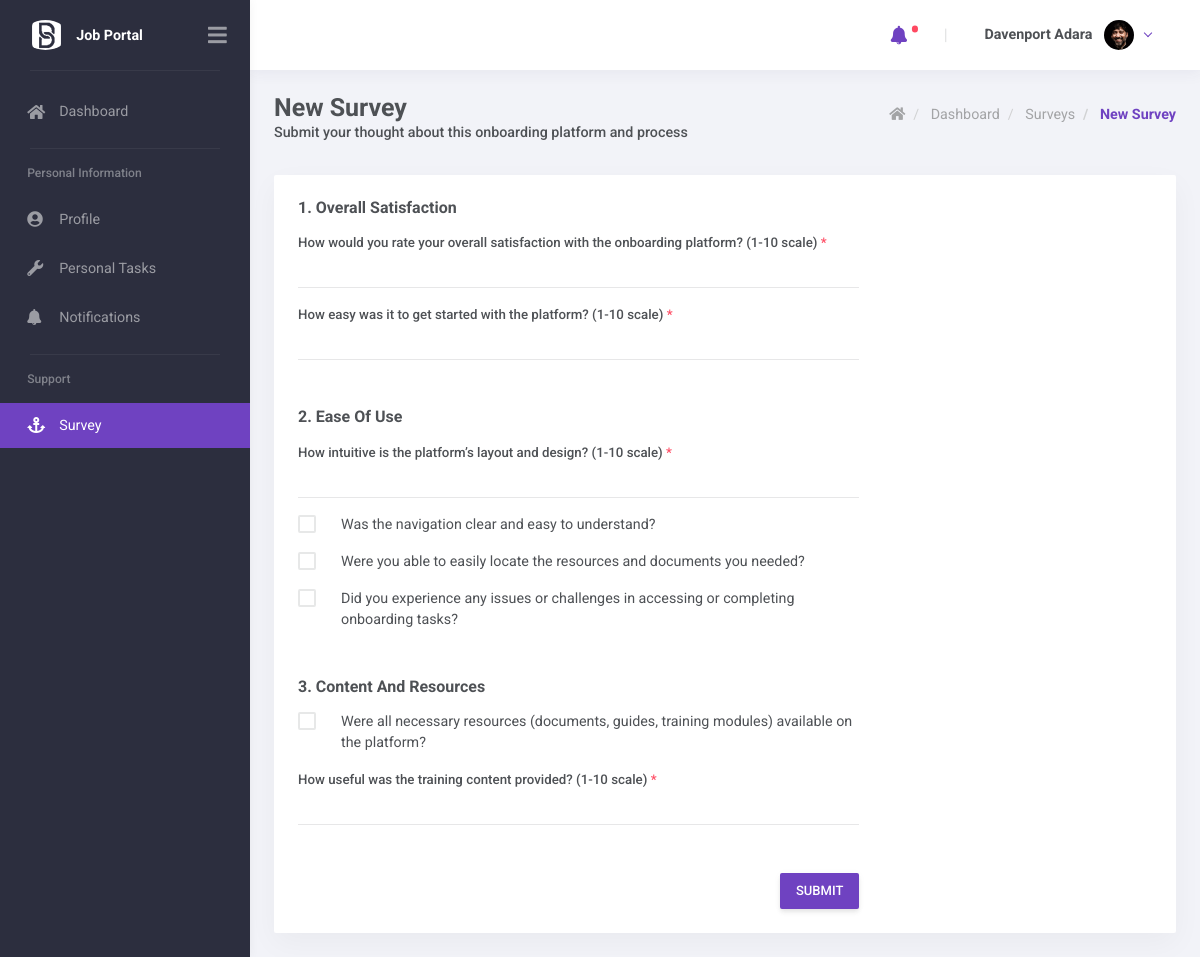
Screenshot of /app/personal-surveys/new/ (signed in) with the database file from the repository.
### core/models.py (models this page shows, shortened)
class Employee(AbstractUser, PermissionsMixin):
    id = models.UUIDField(primary_key=True, default=uuid.uuid4, editable=False)
    employee_number = models.CharField(max_length=10, editable=False, unique=True)
    nationalIdNo = models.CharField(max_length=150, help_text="format:XX-XXXXXX-A-XX", unique=True,
                                    verbose_name="Nation ID Number")
    profilePhoto = models.ImageField(blank=True, null=True, upload_to="users/profile-photos",
                                     verbose_name="Profile Photo")
    username = models.CharField(max_length=150, unique=True)
    email = models.EmailField(max_length=255, unique=True, )
    phone = PhoneNumberField(max_length=20, verbose_name="Phone Number")
    SEX_CHOICES = [
        ("MALE", "Male"),
        ("FEMALE", "Female"),
        ("UNKNOWN", "Unknown"),
    ]
    date_of_birth = models.DateField(blank=True, null=True)
    sex = models.CharField(max_length=10, choices=SEX_CHOICES, default="UNKNOWN", verbose_name="Sex")
    address_line_1 = models.CharField(max_length=255, blank=True, null=True, verbose_name="Address Line 1")
    address_line_2 = models.CharField(max_length=255, blank=True, null=True, verbose_name="Address Line 2")
    ROLE_CHOICES = [
        ('ADMIN', 'Admin'),
        ('APPLICANT', 'Applicant'),
        ('HR OFFICER', 'HR Officer'),
        ("EMPLOYEE", "Employee")
    ]
    role = models.CharField(max_length=255, choices=ROLE_CHOICES, default="ADMIN")
    active_assignment = models.OneToOneField('JobAssignments', on_delete=models.SET_NULL,
                                             related_name="active_employee", null=True, blank=True)
    objects = CustomUserManager()
    USERNAME_FIELD = 'email'
    REQUIRED_FIELDS = [
        "phone",
        "username",
        "first_name",
        "last_name",
        "nationalIdNo"
    ]
    def __str__(self):
        return self.last_name.upper() + " " + self.first_name.upper()
    class Meta:
        ordering = ["first_name", "last_name"]
        unique_together = [("nationalIdNo")]
        verbose_name = "Employee"
        verbose_name_plural = "Employees"

class BaseModel(models.Model):
    id = models.UUIDField(primary_key=True, default=uuid.uuid4, editable=False)
    createdAt = models.DateTimeField(auto_now_add=True)
    updatedAt = models.DateTimeField(auto_now=True)
    class Meta:
        abstract = True

class SurveyHeading(BaseModel):
    name = models.CharField(max_length=255, )
    ordinal = models.IntegerField(unique=True, default=1)
    def __str__(self):
        return str(self.ordinal) + ". " + self.name.upper()
    @property
    def field_names(self):
        return [field.name for field in self.survey_fields.all()]
    class Meta:
        verbose_name = "Survey Heading"
        verbose_name_plural = "Survey Headings"
        ordering = ['ordinal']

class SurveyField(BaseModel):
    heading = models.ForeignKey(SurveyHeading, on_delete=models.CASCADE, related_name='survey_fields')
    name = models.CharField(max_length=255, unique=True, editable=False)
    type = models.CharField(max_length=50, choices=[
        ('D', 'Date'),
        ('B', 'Boolean'),
        ('E', 'Date Time'),
        ('T', 'Short Text'),
        ('L', 'Long Text'),
        ('N', 'Number'),
        ('S', 'Select Choice'),
        ('R', 'Radio Choice'),
    ])
    cssClass = models.CharField(max_length=255, blank=True, null=True, default="col-12 col-sm-6",
                                verbose_name="Css Classes")
    label = models.CharField(max_length=255)
    helpText = models.CharField(max_length=255, null=True, blank=True)
    placeholder = models.CharField(max_length=255, null=True, blank=True)
    active = models.BooleanField(default=False)
    required = models.BooleanField(default=False)
    allowCustom = models.BooleanField(default=False)
    dp = models.PositiveIntegerField(default=0)
    minimum = models.DecimalField(default=0, max_digits=11, decimal_places=3)
    maximum = models.DecimalField(default=0, max_digits=11, decimal_places=3)
    ordinal = models.IntegerField(unique=True, default=1)
    class Meta:
        verbose_name = "Survey Field"
        verbose_name_plural = "Survey Fields"
        ordering = ['ordinal']

### core/views.py (the view, shortened to what this page needs)
# urls.py: path('app/personal-surveys/new/', NewSurveyView.as_view(), name='app_personal_surveys_new'),
class NewSurveyView(AccessRequiredMixin, FormView):
    template_name = "pages/survey-new.html"
    form_class = SurveyForm
    required_roles = ["ADMIN", "HR OFFICER", "EMPLOYEE", "APPLICANT"]
    def get_context_data(self, **kwargs):
        context = super().get_context_data(**kwargs)
        context["headings"] = SurveyHeading.objects.all().prefetch_related("survey_fields", )
        return context

### core/forms.py (shortened to what this page needs)
class SurveyForm(forms.Form):
    def __init__(self, *args, **kwargs):
        super().__init__(*args, **kwargs)
        for field in SurveyField.objects.filter(active=True):
            if field.type == "N":
                self.fields[field.name] = forms.DecimalField(
                    max_digits=11,
                    decimal_places=field.dp,
                    required=field.required,
                    label=field.label,
                    max_value=field.maximum, min_value=field.minimum,
                    widget=forms.NumberInput(
                        attrs={
                            "type": "number",
                            "cssClasses": "text-right " + field.cssClass,
                        }),
                )
            elif field.type == "B":
                self.fields[field.name] = forms.BooleanField(
                    required=field.required,
                    label=field.label,
                    widget=forms.CheckboxInput(
                        attrs={
                            "cssClasses": field.cssClass,
                            "type": "checkbox"
                        }
                    )
                )

### core/models.py (called while the page is built)
    def unread(self, include_deleted=False):
        return self.filter(unread=True, deleted=False)

    @property
    def timesince(self, now=None):
        from django.utils.timesince import timesince as timesince_
        return timesince_(self.createdAt, now)

### core/templatetags/form_filters.py (called while the page is built)
@register.filter
def is_checkbox_multiple(widget):
    return isinstance(widget, CheckboxSelectMultiple)

@register.filter
def is_checkbox(widget):
    return isinstance(widget, CheckboxInput)

@register.filter
def is_radio(widget):
    return isinstance(widget, RadioSelect)

### templates/pages/survey-new.html (shortened to what this page needs)
{% extends "layouts/app.layout.html" %}
{% block app-content %}
    {% include "includes/personal_surveys_new/header.html" %}
    <div class="card">
        <div class="card-body">
            <div class="row justify-content-between">
                <div class="col-12 col-md-8">
                    <form enctype="multipart/form-data" class="" novalidate method="post">
                        <div class="mb-4">
                            {% for heading in headings %}
                                {% if heading.field_names|length %}
                                    <div class="mb-5">
                                        <h5 class="font-weight-bold">{{ heading | title }}</h5>
                                        {% for field in form %}
                                            {% if field.name in heading.field_names %}
                                                {% include "components/forms/field.html" %}
                                            {% endif %}
                                        {% endfor %}
                                    </div>
                                {% endif %}
                            {% endfor %}
                        </div>
                        <div class="d-flex justify-content-end">
                            <button type="submit" class="btn btn-primary">Submit</button>
                        </div>
                    </form>
                </div>
            </div>
        </div>
    </div>
{% endblock %}

### templates/layouts/includes/user-dropdown.html (shortened to what this page needs)
{% load static random_color %}
<div class="demo-navbar-user nav-item dropdown">
            <a class="nav-link dropdown-toggle" href="#" data-toggle="dropdown">
                <div class="d-inline-flex flex-lg-row-reverse align-items-center align-middle">
                    {% if request.user.profilePhoto %}
                    	 <img src="{{ request.user.profilePhoto.url }}" alt
                         class="d-block ui-w-30 rounded-circle">
                   {% else %}
                        <div class="d-flex align-items-center justify-content-center ui-w-30 rounded-circle {% random_user_color %} text-white">
                        {{ request.user.first_name | first  }}
                        </div>
                    {% endif %}
                    <span class="px-1 text-dark font-weight-bold mr-lg-2 ml-2 ml-lg-0 d-none d-md-inline">
                        {{ request.user | title }}
                    </span>
                </div>
            </a>
        </div>

### templates/components/forms/field.html (shortened to what this page needs)
{% load form_filters %}
{% load widget_tweaks %}
<div class="form-group {{ css_classes }}">
    {% if field.field.widget|is_checkbox %}
        <label class="custom-control custom-checkbox">
            <span class="custom-control-label">{{ field.label }}</span>
        </label>
    {% else %}
        {% if not hide_label %}
            {% if field.field.required %}
                <label for="{{ field.id_for_label }}" class="form-label">
                    {{ field.label }} <span class="text-xs text-danger">*</span>
                </label>
            {% else %}
                <label for="{{ field.id_for_label }}" class="form-label">
                    {{ field.label }}
                </label>
            {% endif %}
        {% endif %}
        {% if field.field.widget|is_checkbox_multiple %}
            {{ field }}
        {% elif field.field.widget|is_radio %}
            {{ field }}
        {% else %}
            {% render_field field class+=" form-control" attrs=attrs %}
        {% endif %}
    {% endif %}
</div>

### static/assets/css/uikit.css (style rules this page uses)
.ui-w-30 { width: 30px !important; height: 30px !important; }

### rows the page displays
Employee: user.profilePhoto (picture), user "Davenport Adara"
SurveyHeading: ordinal+name "1. Overall Satisfaction"
SurveyField: label "How would you rate your overall satisfaction with the onboarding platform? (1-10 scale)"
SurveyField: label "How easy was it to get started with the platform? (1-10 scale)"
SurveyHeading: ordinal+name "2. Ease Of Use"
SurveyField: label "How intuitive is the platform’s layout and design? (1-10 scale)"
SurveyField: label "Was the navigation clear and easy to understand?"
SurveyField: label "Were you able to easily locate the resources and documents you needed?"
SurveyField: label "Did you experience any issues or challenges in accessing or completing onboarding tasks?"
SurveyHeading: ordinal+name "3. Content And Resources"
SurveyField: label "Were all necessary resources (documents, guides, training modules) available on the platform?"
SurveyField: label "How useful was the training content provided? (1-10 scale)"
